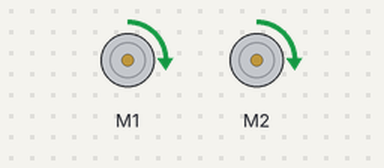
This program was run on a simulated BBC micro:bit (MakeCode). On the bench: 2 × DC motor (green arrow = forward, orange = backward, longer = faster).

Above: at 1.7 s.
At 6.0 s:
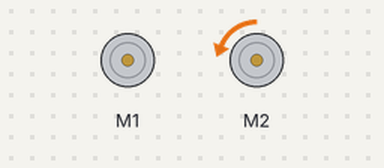
Timing chart, 0 to 8.5 s (numbered marks = the images above):
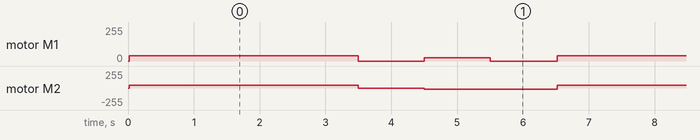

The program:

main.ts
```typescript
basic.forever(function () {
    maqueen.motorRun(maqueen.Motors.All, maqueen.Dir.CW, 40)
    basic.pause(3500)
    maqueen.motorStop(maqueen.Motors.All)
    basic.pause(1000)
    maqueen.motorRun(maqueen.Motors.M1, maqueen.Dir.CW, 25)
    maqueen.motorRun(maqueen.Motors.M2, maqueen.Dir.CCW, 20)
    basic.pause(1000)
    maqueen.motorStop(maqueen.Motors.M1)
    maqueen.motorStop(maqueen.Motors.M1)
    basic.pause(1000)
})
```

test.ts
```typescript
// tests gaan hier; deze zal niet worden gecompileerd wanneer dit pakket wordt gebruikt als extensie.
```

Measured:
- by itself, motor M1: repeats every 6.5 s: stopped 1.0 s, forward 25/255 1.0 s, stopped 1.0 s, forward 40/255 3.5 s
- by itself, motor M2: repeats every 6.5 s: stopped 1.0 s, backward 20/255 2.0 s, forward 40/255 3.5 s
